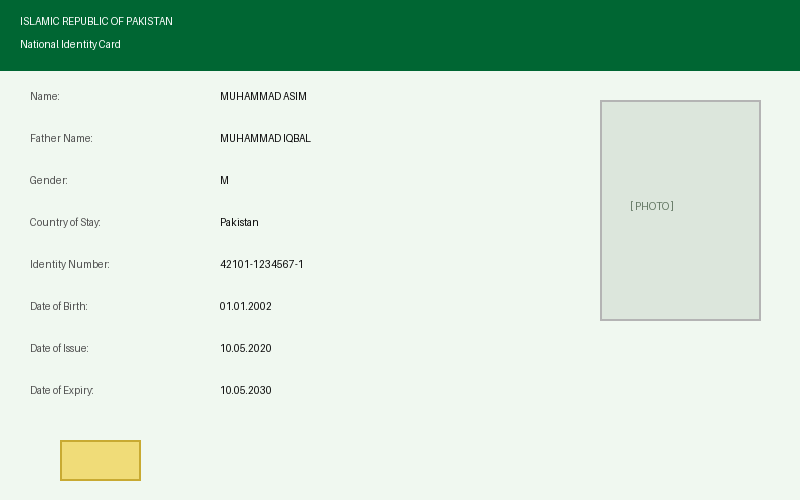
#> input picture backend/test_cnic.png, 800 x 500 px
$ python -i preprocessor.py   (imports and definitions only)
#> lines starting #> are read from the running program, lines starting #| are printed output that depends on the picture; after the words box and inside, x2 and y2 are one past the last pixel; in counts of white or black regions, pixels touching at a corner belong together
#> further down, picture is the input picture: shape (500, 800, 3); mean B, G, R 209.4, 224.3, 203.2
"""
CNIC Image Preprocessor and Card Normalizer

Handles:
1. Card perspective correction / boundary detection.
2. Normalization to standard dimensions (1000 x 630, ~1.587 ID-1 aspect ratio).
3. Contrast enhancement via CLAHE and unsharp masking.
4. Relative field region extraction.
"""

from __future__ import annotations

import cv2
import numpy as np

# Standard normalized dimensions for Pakistani CNIC
NORMALIZED_WIDTH = 1000
NORMALIZED_HEIGHT = 630

# Relative bounding box regions: (ymin, ymax, xmin, xmax) as fraction of H and W
FIELD_REGIONS: dict[str, tuple[float, float, float, float]] = {
    "name": (0.24, 0.44, 0.20, 0.80),
    "father_name": (0.42, 0.58, 0.20, 0.80),
    "gender": (0.57, 0.75, 0.20, 0.42),
    "country": (0.57, 0.75, 0.38, 0.60),
    "cnic": (0.68, 0.85, 0.20, 0.58),
    "dob": (0.68, 0.85, 0.48, 0.78),
    "issue": (0.80, 0.95, 0.20, 0.52),
    "expiry": (0.80, 0.95, 0.48, 0.78),
}


# [11 lines left out: function order_points, not called in this run]


def normalize_card_image(image: np.ndarray) -> np.ndarray:
    """
    Detects card boundary and performs perspective transform if a card contour
    is detected against background. Otherwise resizes directly to 1000x630.
    """
    h, w = image.shape[:2]
#> h = 500; w = 800

    # Quick check if card contour is distinct
    gray = cv2.cvtColor(image, cv2.COLOR_BGR2GRAY)
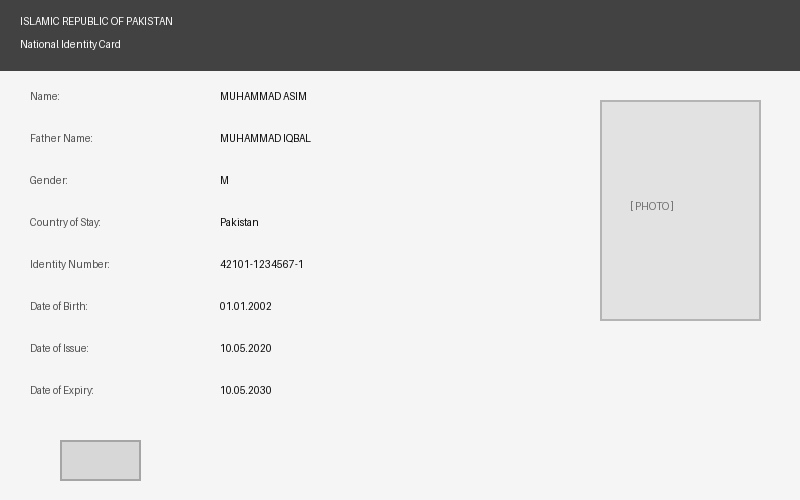
#> gray: shape (500, 800); min 11, max 254, mean 216.6
    blurred = cv2.GaussianBlur(gray, (5, 5), 0)
    edged = cv2.Canny(blurred, 50, 200)
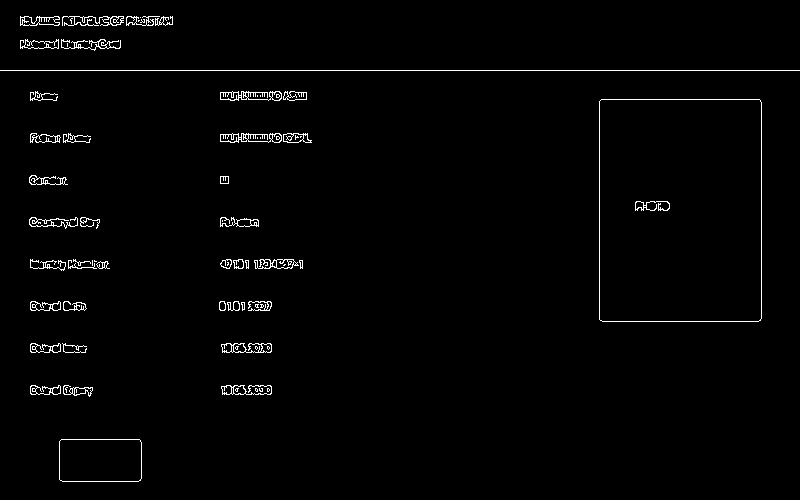
#> edged: shape (500, 800); 1.6% white in thin lines or dots

    contours, _ = cv2.findContours(edged, cv2.RETR_EXTERNAL, cv2.CHAIN_APPROX_SIMPLE)
#> contours = 61 contours, 26 with area under 20; largest, box (x1, y1, x2, y2) and area: (599, 99, 762, 322) 35952, (59, 439, 142, 482) 3432, (220, 133, 282, 143) 286, (220, 91, 282, 101) 286, (221, 343, 272, 353) 282
    card_contour = None
    max_area = (h * w) * 0.30  # Card must be at least 30% of total image
#> max_area = 120000

    for c in sorted(contours, key=cv2.contourArea, reverse=True)[:5]:
        peri = cv2.arcLength(c, True)
        approx = cv2.approxPolyDP(c, 0.02 * peri, True)
        if len(approx) == 4:
            area = cv2.contourArea(approx)
            if area > max_area:
                # Check aspect ratio
                rect = order_points(approx.reshape(4, 2))
                width_a = np.linalg.norm(rect[2] - rect[3])
                width_b = np.linalg.norm(rect[1] - rect[0])
                max_w = max(int(width_a), int(width_b))

                height_a = np.linalg.norm(rect[1] - rect[2])
                height_b = np.linalg.norm(rect[0] - rect[3])
                max_h = max(int(height_a), int(height_b))

                if max_h > 0:
                    aspect = max_w / float(max_h)
                    if 1.2 <= aspect <= 2.0:
                        card_contour = rect
                        break
#> this loop made 5 passes
#> (peri, approx, area) on passes 1 to 2: (763.3, [[601, 99], [599, 319], [760, 320], [760, 100]], 35201), (243.3, [[59, 441], [62, 481], [141, 478], [139, 439]], 3146.5)
#> peri on passes 3 to 5: 258.1, 258.1, 203.6

    if card_contour is not None:
        # Perspective warp to standard 1000x630
        dst = np.array([
            [0, 0],
            [NORMALIZED_WIDTH - 1, 0],
            [NORMALIZED_WIDTH - 1, NORMALIZED_HEIGHT - 1],
            [0, NORMALIZED_HEIGHT - 1]
        ], dtype="float32")
        M = cv2.getPerspectiveTransform(card_contour, dst)
        warped = cv2.warpPerspective(image, M, (NORMALIZED_WIDTH, NORMALIZED_HEIGHT))
        return warped

    # Fallback / direct normalization
    return cv2.resize(image, (NORMALIZED_WIDTH, NORMALIZED_HEIGHT), interpolation=cv2.INTER_AREA)


# [38 lines left out: functions enhance_card_image, get_field_crop, not called in this run]

>>> import cv2
>>> picture = cv2.imread('../test_cnic.png')
>>> result = normalize_card_image(picture)
